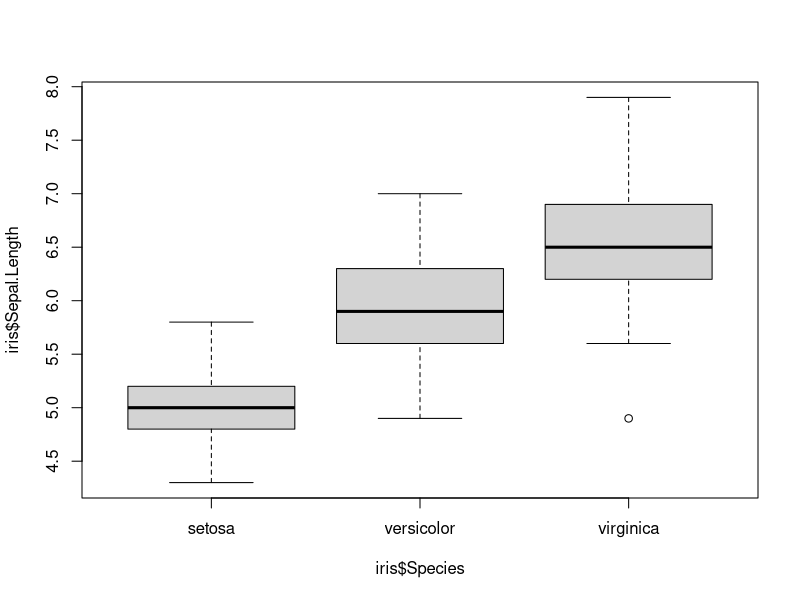
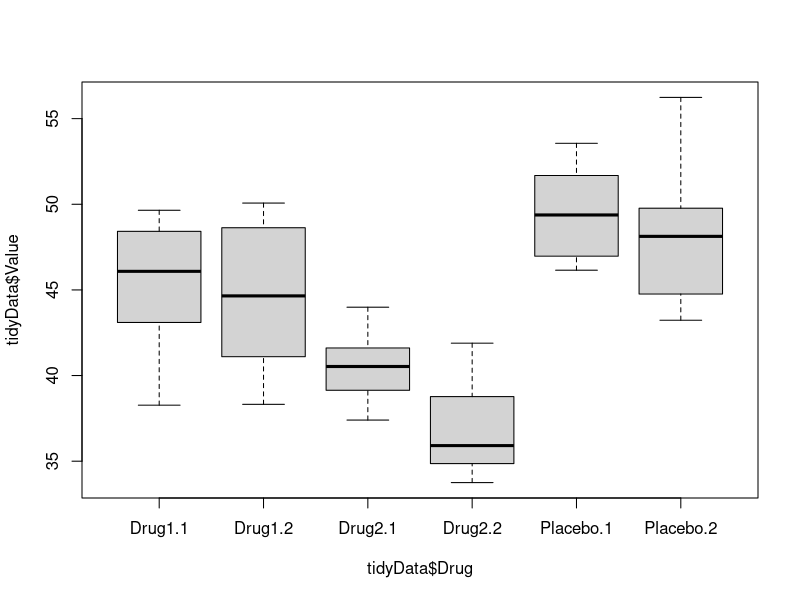
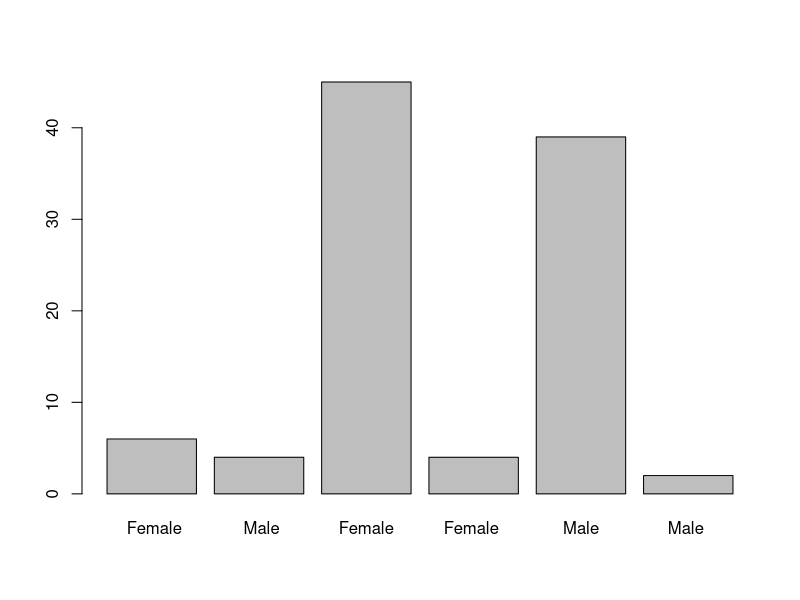
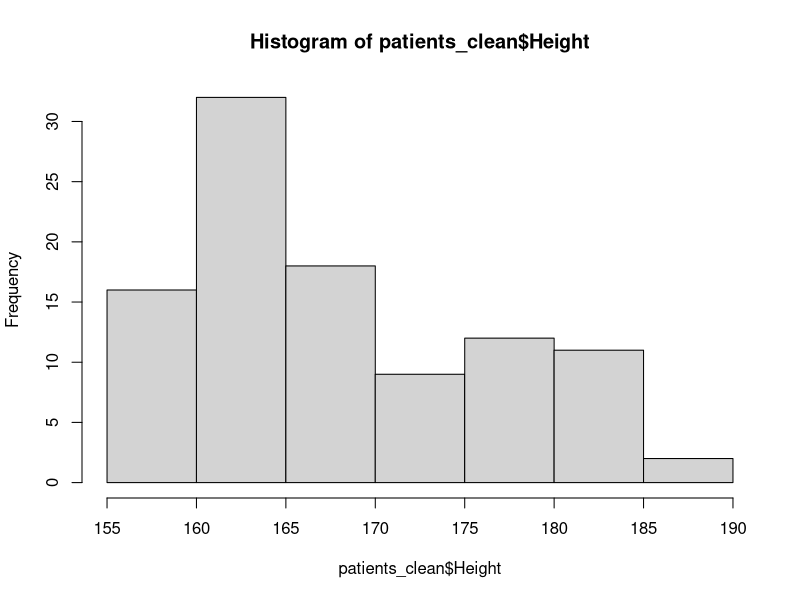

These figures' R source, in order:
## ---- chunk 1
iris
## ---- chunk 2
boxplot(iris$Sepal.Length~iris$Species)
## ---- chunk 3
mod <- aov(iris$Petal.Length~iris$Species)
anova(mod)
## ---- chunk 4
untidy <- read.delim("tidyr-example.txt")
untidy
## ---- chunk 5
library(tidyr)
gather(untidy, Treatment, Result, c(treatmenta,treatmentb))
## ---- chunk 6
gather(untidy, Treatment, Result, -Name)
## ---- chunk 7
gather(untidy, Treatment, Result, 2:3)
## ---- chunk 8
untidy
tidy <- gather(untidy, Treatment, Result, c(treatmenta,treatmentb))
## ---- chunk 9
messyData <- read.delim("clinicalData.txt")
messyData
## ---- chunk 10
### Your answer here...
tidyData <- gather(messyData, Drug, Value, -Subject)
boxplot(tidyData$Value~tidyData$Drug)
## ---- chunk 11
## Example of spread and separate
spread(tidyData, key = Drug, value=Value)
separate(tidyData,col = Drug,into=c("Drug","Replicate"))
## ---- chunk 12
patients <- read.delim("patient-data.txt")
## ---- chunk 13
library(dplyr)
patients <- tbl_df(patients)
patients
## ---- chunk 14
glimpse(patients)
## ---- chunk 15
patients$Name
## ---- chunk 16
patients[,c("Name","Race")]
## ---- chunk 17
select(patients, Name)
## ---- chunk 18
select(patients, Name, Race)
## ---- chunk 19
select(patients, -Name)
## ---- chunk 20
select(patients, Name:Sex)
## ---- chunk 21
select(patients, starts_with("Grade"))
## ---- chunk 22
### Your answer here, or in 2.dplyr-intro-exercises.Rmd ## 

## ---- chunk 23
barplot(table(patients$Sex))
## ---- chunk 24
### Print the variable as a character string and show the number of characters in each entry ###
patients$Sex
nchar(as.character(patients$Sex))
## ---- chunk 25
library(stringr)
str_trim(patients$Sex)
## ---- chunk 26
mutate(patients, Sex2 = str_trim(Sex))
mutate(patients, Sex = str_trim(Sex))
## ---- chunk 27
patients_clean <- mutate(patients, Sex = factor(str_trim(Sex)))
patients_clean
## ---- chunk 28
select(patients,Height)
## ---- chunk 29
mutate(patients_clean, Height= str_replace_all(Height,pattern = "cm",""))
## ---- chunk 30
patients_clean <- mutate(patients_clean, Height= as.numeric(str_replace_all(Height,pattern = "cm","")))
hist(patients_clean$Height)
## ---- chunk 31

## Your answer here or 2.dplyr-intro-exercises.Rmd

## ---- chunk 32
str_pad(patients$ID,pad = "0",width=15)
patients_clean <- mutate(patients_clean, ID=str_pad(ID,pad = "0",width=15))
## ---- chunk 33
patients_clean <- mutate(patients, Sex = factor(str_trim(Sex)),ID=str_pad(ID,pad = "0",width=15))
## ---- chunk 34
str_sub(patients$ID, 1,2)
str_sub(patients$ID, 4,5)
## ---- chunk 35
str_to_lower(patients$Pet)
str_to_upper(patients$Name)
str_to_title(patients$Name)
## ---- chunk 36
select(patients_clean, ID,Name,Date.Entered.Study)
## ---- chunk 37
library(tidyr)
## Currently missing values are represented as a blank string
patients_clean$Date.Entered.Study == ""
## Turn the column into a character
patients_clean <- mutate(patients_clean, Date.Entered.Study = as.character(Date.Entered.Study))
## Replace the blank strings with an NA
patients_clean <- mutate(patients_clean, Date.Entered.Study = ifelse(Date.Entered.Study == "", NA,Date.Entered.Study))
## Now fill will happily fill the missing values for us
patients_clean <- fill(patients_clean,Date.Entered.Study)
select(patients_clean, ID,Name,Date.Entered.Study)
## ---- chunk 38
str_sub(patients$Birth,1,4)
## ---- chunk 39
library(lubridate)
year(patients$Birth)
month(patients$Birth)
## ---- chunk 40

dob <- ymd(patients$Birth)
today <- ymd("20160509")
age <- interval(dob, today) 
as.period(age)

patients_clean <- mutate(patients_clean, Age = year(as.period(age)))
patients_clean
